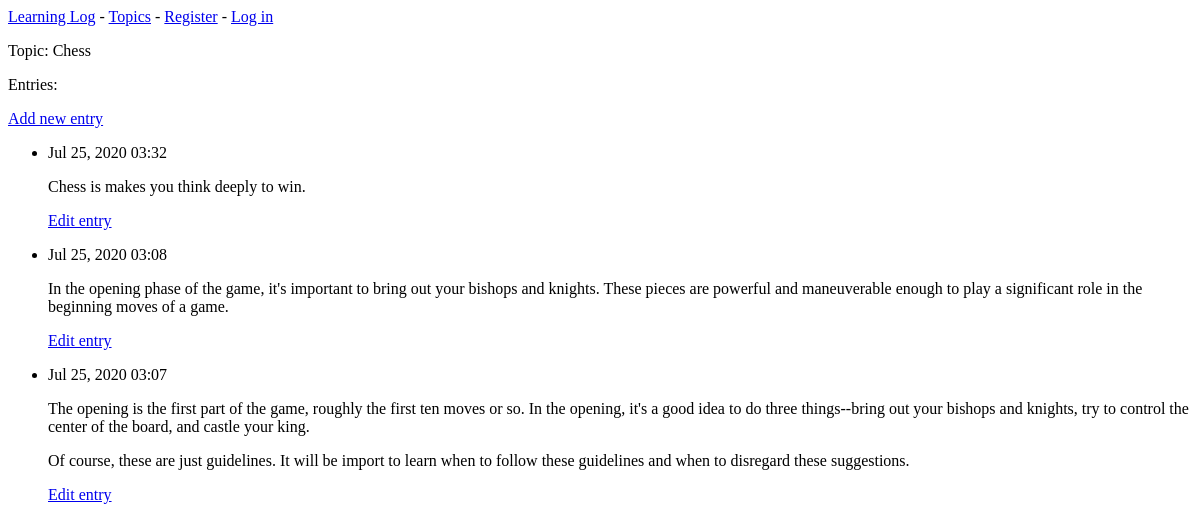
The app's page /topics/1/, older data.
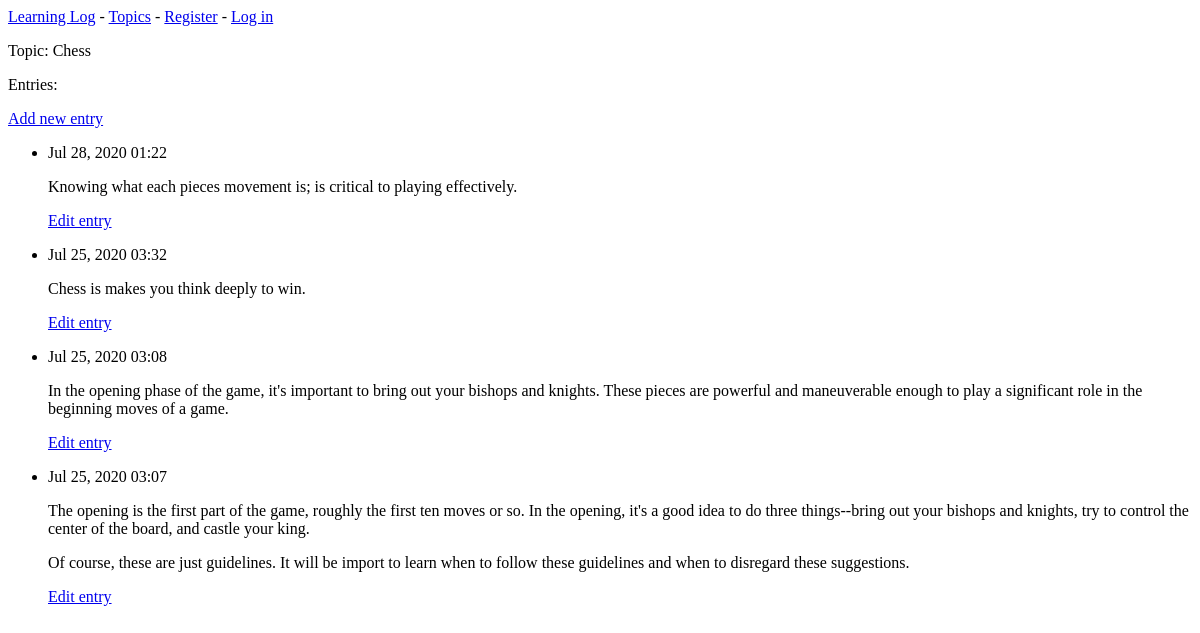
The same page, newer data.
### learning_logs/models.py (models this page shows, shortened)
class Topic(models.Model):
    text = models.CharField(max_length=200)
    date_added = models.DateTimeField(auto_now_add=True)
    def __str__(self):
        return self.text

class Entry(models.Model):
    topic = models.ForeignKey(Topic, on_delete=models.CASCADE)
    text = models.TextField()
    date_added = models.DateTimeField(auto_now_add=True)
    class Meta:
        verbose_name_plural = 'entries'

### learning_logs/views.py (the view)
# urls.py: path('topics/<int:topic_id>/', views.topic, name='topic'),
def topic(request, topic_id):
    topic = Topic.objects.get(id=topic_id)
    entries = topic.entry_set.order_by('-date_added')
    context = {'topic': topic, 'entries': entries}
    return render(request, 'learning_logs/topic.html', context)

### learning_logs/templates/learning_logs/topic.html
{% extends "learning_logs/base.html" %}
{% block content %}
    <p>Topic: {{ topic }}</p>
    <p>Entries:</p>
    <p>
        <a href="{% url 'learning_logs:new_entry' topic.id %}">Add new entry</a>
    </p>
    <ul>
        {% for entry in entries %}
        <li>
            <p>{{ entry.date_added|date:'M d, Y H:i' }}</p>
            <p>{{ entry.text|linebreaks }}</p>
            <p>
                <a href="{% url 'learning_logs:edit_entry' entry.id %}">Edit entry</a>
            </p>
        </li>
        {% empty %}
            <li>There are no entries for this topic yet.</li>
        {% endfor %}
    </ul>
{% endblock content %}

### learning_logs/templates/learning_logs/base.html
<p>
    <a href="{% url 'learning_logs:index' %}">Learning Log</a> -
    <a href="{% url 'learning_logs:topics' %}">Topics</a> -
    {% if user.is_authenticated %}
        Hello, {{ user.username }}
        <a href="{% url 'users:logout' %}">Log out</a>
    {% else %}
        <a href="{% url 'users:register' %}">Register</a> -
        <a href="{% url 'users:login' %}">Log in</a>
    {% endif %}
</p>
{% block content %}{% endblock content %}

Row changes from the older to the newer data that the page shows:
added Entry: date_added "Jul 28, 2020 01:22", text "Knowing what each pieces movement is; is critical to playing effectively."
